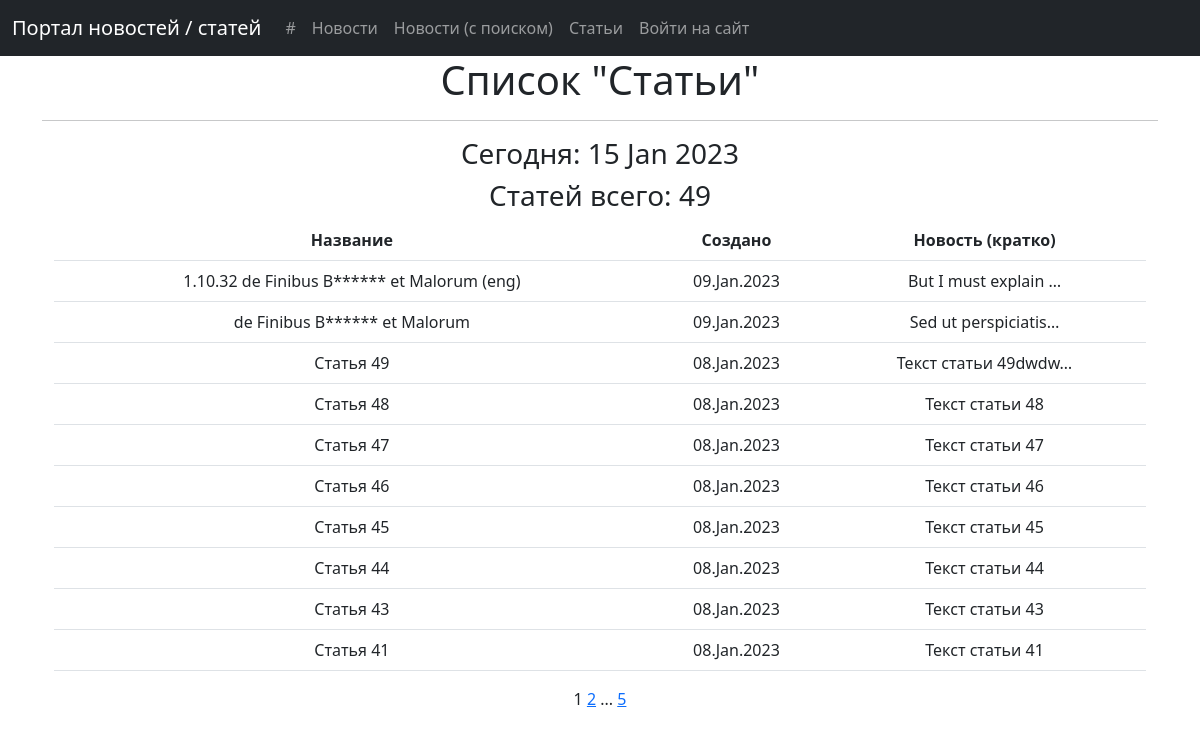
/articles/, run on an earlier commit of the app's database.
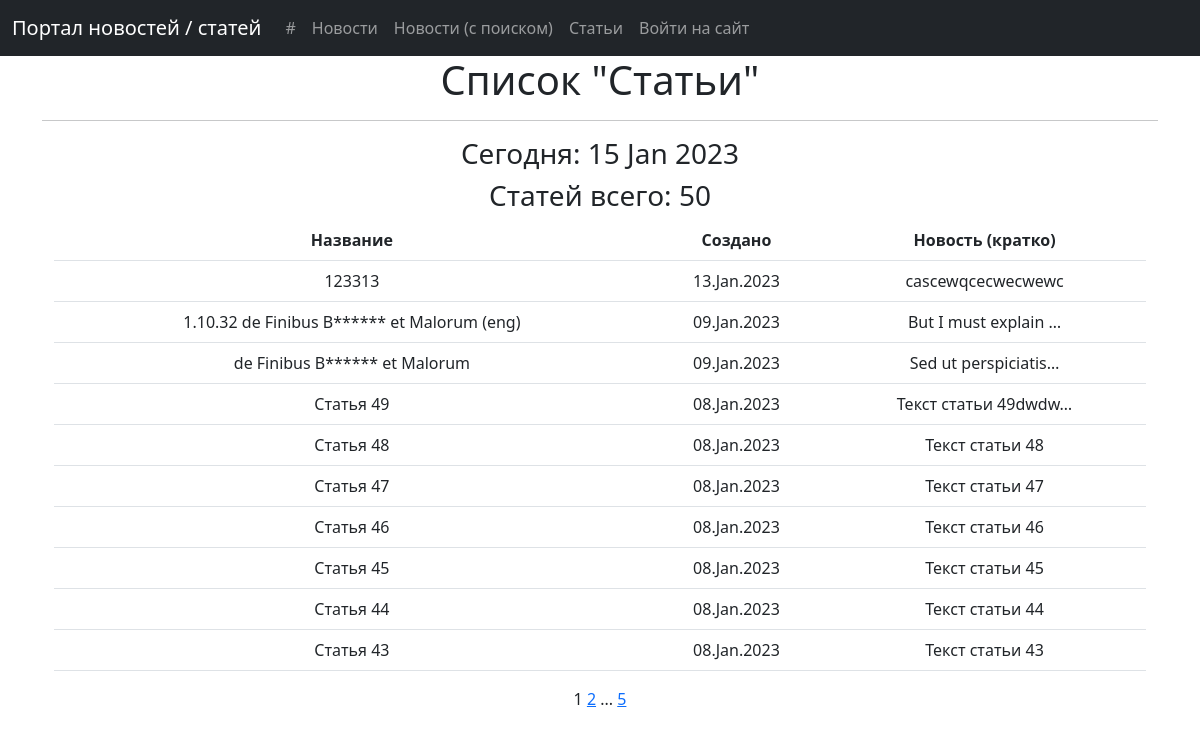
And on a later commit of the database.
### news/models.py (models this page shows, shortened)
class Post(models.Model):
    TYPES = [
        ('A', 'Article'),
        ('N', 'News')
    ]
    author = models.ForeignKey(Author, on_delete=models.CASCADE)
    post_type = models.CharField(max_length=1, choices=TYPES, default='A')
    creation = models.DateTimeField(auto_now_add=True)
    category = models.ManyToManyField(Category, through='PostCategory')
    title = models.CharField(max_length=200)
    text = models.TextField()
    rating = models.IntegerField(default=0)

### news/views.py (the view)
# urls.py: path('articles/', PostList.as_view(), name='arts_list'),
class PostList(ListView):
    model = Post
    ordering = '-creation'
    template_name = 'post_list.html'
    context_object_name = 'post_list'
    paginate_by = 10
    def get_context_data(self, **kwargs):
        context = super().get_context_data(**kwargs)
        if 'news' in self.request.path.split('/'):
            context['post_count'] = Post.objects.filter(post_type='N').count
            context['obj_type1'] = 'Новости'
            context['obj_type2'] = 'Новостей'
        else:
            context['post_count'] = Post.objects.filter(post_type='A').count
            context['obj_type1'] = 'Статьи'
            context['obj_type2'] = 'Статей'
        if self.request.user.is_authenticated:
            context['user_name'] = self.request.user
        return context
    def get_queryset(self):
        if 'news' in self.request.path.split('/'):
            queryset = Post.objects.order_by('-creation').filter(post_type='N')
        else:
            queryset = Post.objects.order_by('-creation').filter(post_type='A')
        self.filterset = NewsFilter(self.request.GET, queryset)
        return self.filterset.qs

### news/templatetags/custom_filters.py (called while the page is built)
@register.filter()
def censor(value):
   def isbad(word: str):
      return True if word in BAD_WORDS else False
   def replace(word: str):
      str_ = word[0]
      for i in range(1, len(word)):
         if word[i] not in string.punctuation:
            str_ += '*'
         else:
            str_ += word[i]
      return str_
   list = value.split()
   for n, word in enumerate(list):
      word2check = ""
      word = word.strip().lower()
      for i in range(len(word)):
         if word[i] not in string.punctuation:
            word2check += word[i]
      if isbad(word2check):
         list[n] = replace(list[n])
   return f'{" ".join(list)}'

### news/templatetags/custom_tags.py (called while the page is built)
@register.simple_tag()
def current_time(format_string='%d %b %Y'):
    return datetime.utcnow().strftime(format_string)

@register.simple_tag(takes_context=True)
def url_replace(context, **kwargs):
    d = context['request'].GET.copy()
    for k, v in kwargs.items():
        d[k] = v
    return d.urlencode()

### templates/post_list.html (shortened to what this page needs)
{% extends 'flatpages/default.html' %}
{% load custom_filters %}
{% load custom_tags %}
{% block content %}
<h1>Список "{{ obj_type1 }}"</h1>
   <hr>
   <h3>Сегодня: {% current_time %} </h3>
   <h3> {{ obj_type2 }} всего: {{ post_count }} </h3>
   {% if post_list %}
    <div class="container">
        <table class="table table-hover">
          <thead>
            <tr>
              <th scope="col">Название</th>
              <th scope="col">Создано</th>
              <th scope="col">Новость (кратко)</th>
            </tr>
          </thead>
  <tbody>
           {% for one in post_list %}
            <tr class="light">
               <td>{{ one.title|censor }}</td>
               <td>{{ one.creation|date:'d.M.Y' }}</td>
               <td>{{ one.text|truncatechars:20|censor }}</td>
           </tr>
           {% endfor %}
         </tbody>
       </table>
    </div>
   {% else %}
       <h2>{{ obj_type2 }} пока нет.</h2>
   {% endif %}
    {% if page_obj.paginator.num_pages > 1 %}
        {{ page_obj.number }}
    {% endif %}
   {% if page_obj.has_next %}
       <a href="?{% url_replace page=page_obj.next_page_number %}">{{ page_obj.next_page_number }}</a>
       {% if paginator.num_pages != page_obj.next_page_number %}
           ...
           <a href="?{% url_replace page=page_obj.paginator.num_pages %}">{{ page_obj.paginator.num_pages }}</a>
       {% endif %}
   {% endif %}
{% endblock content %}

### templates/flatpages/default.html (shortened to what this page needs)
<!DOCTYPE html>
<html lang="en">
    <head>
        {% load static %}
	    <link href="{% static 'bootstrap-5.3.0-alpha1-dist/css/bootstrap.min.css' %}" rel="stylesheet" />
    </head>
    <body>
        <nav class="navbar navbar-expand-lg navbar-dark bg-dark">
          <div class="container-fluid">
            <a class="navbar-brand">Портал новостей / статей</a>
            <div class="collapse navbar-collapse" id="navbarColor03">
              <ul class="navbar-nav me-auto">
                <li class="nav-item">
                  <a class="nav-link" href="/">#
                  </a>
                </li>
                <li class="nav-item">
                  <a class="nav-link" href="/news/">Новости</a>
                </li>
                <li class="nav-item">
                  <a class="nav-link" href="/news/search">Новости (с поиском)</a>
                </li>
                <li class="nav-item">
                  <a class="nav-link" href="/articles">Статьи</a>
                </li>
                   {% if user_name %}
                       <li class="nav-item">
                           <a class="nav-link" href="/user">Пользователь {{ user_name }}</a>
                       </li>
                       <li class="nav-item">
                           <a class="nav-link" href="/accounts/logout">Logout</a>
                       </li>
                   {% else %}
                       <li class="nav-item">
                           <a class="nav-link" href="/accounts/login">Войти на сайт</a>
                       </li>
                   {% endif %}
              </ul>
            </div>
          </div>
        </nav>
        <div class="container">
           <div class="row">
               <div class="col-lg-12 text-center">
                   {% block content %}{% endblock content %}
               </div>
           </div>
        </div>
    </body>
</html>

What changed in the data, as far as the page shows it:
no longer on this page (row unchanged): Post: title|censor "Статья 41", creation "08.Jan.2023", text|censor "Текст статьи 41"
added Post: title|censor "123313", creation "13.Jan.2023", text|censor "cascewqcecwecwewc"
Also different on the page:
{{ post_count }}: "49" → "50"
